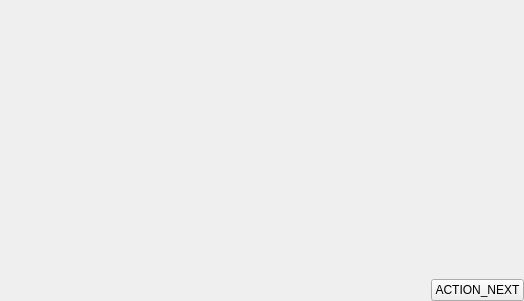
<?xml version="1.0" encoding="UTF-8"?>
<ui version="4.0">
 <class>AuthenticationChangeWidget</class>
 <widget class="QWidget" name="AuthenticationChangeWidget">
  <property name="geometry">
   <rect>
    <x>0</x>
    <y>0</y>
    <width>524</width>
    <height>301</height>
   </rect>
  </property>
  <property name="windowTitle">
   <string>Form</string>
  </property>
  <layout class="QVBoxLayout" name="verticalLayout">
   <property name="spacing">
    <number>20</number>
   </property>
   <property name="leftMargin">
    <number>0</number>
   </property>
   <property name="topMargin">
    <number>0</number>
   </property>
   <property name="rightMargin">
    <number>0</number>
   </property>
   <property name="bottomMargin">
    <number>0</number>
   </property>
   <item>
    <layout class="QVBoxLayout" name="main_layout">
     <item>
      <widget class="AuthenticationChoiceWidget" name="widget_auth" native="true"/>
     </item>
    </layout>
   </item>
   <item>
    <layout class="QHBoxLayout" name="horizontalLayout">
     <item>
      <spacer name="horizontalSpacer">
       <property name="orientation">
        <enum>Qt::Horizontal</enum>
       </property>
       <property name="sizeHint" stdset="0">
        <size>
         <width>40</width>
         <height>20</height>
        </size>
       </property>
      </spacer>
     </item>
     <item>
      <widget class="QPushButton" name="button_validate">
       <property name="text">
        <string>ACTION_NEXT</string>
       </property>
      </widget>
     </item>
    </layout>
   </item>
  </layout>
 </widget>
 <customwidgets>
  <customwidget>
   <class>AuthenticationChoiceWidget</class>
   <extends>QWidget</extends>
   <header>parsec.core.gui.authentication_choice_widget</header>
   <container>1</container>
  </customwidget>
 </customwidgets>
 <resources/>
 <connections/>
</ui>
